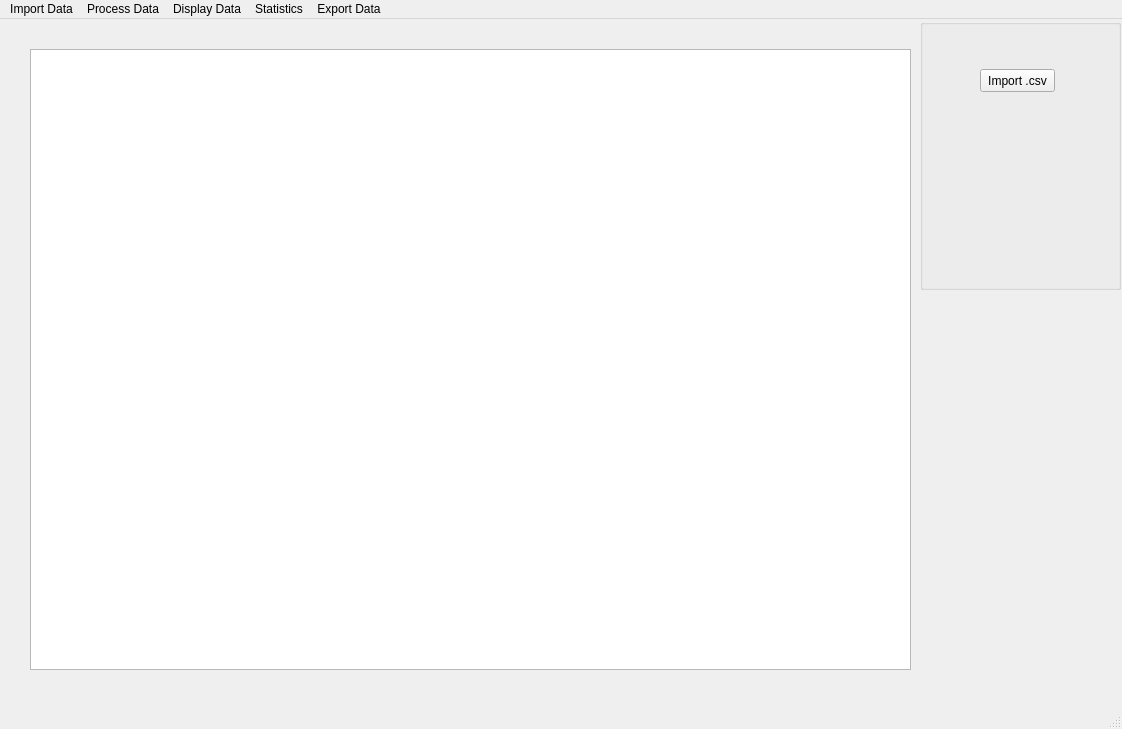
<?xml version="1.0" encoding="UTF-8"?>
<ui version="4.0">
 <class>MainWindow</class>
 <widget class="QMainWindow" name="MainWindow">
  <property name="geometry">
   <rect>
    <x>0</x>
    <y>0</y>
    <width>1122</width>
    <height>729</height>
   </rect>
  </property>
  <property name="windowTitle">
   <string>NIR Analysis</string>
  </property>
  <widget class="QWidget" name="centralwidget">
   <widget class="QGroupBox" name="groupBox">
    <property name="geometry">
     <rect>
      <x>920</x>
      <y>0</y>
      <width>201</width>
      <height>271</height>
     </rect>
    </property>
    <property name="title">
     <string/>
    </property>
    <widget class="QPushButton" name="import_csv_button">
     <property name="geometry">
      <rect>
       <x>60</x>
       <y>50</y>
       <width>75</width>
       <height>23</height>
      </rect>
     </property>
     <property name="text">
      <string>Import .csv</string>
     </property>
    </widget>
   </widget>
   <widget class="QTableView" name="tableView">
    <property name="geometry">
     <rect>
      <x>30</x>
      <y>30</y>
      <width>881</width>
      <height>621</height>
     </rect>
    </property>
   </widget>
  </widget>
  <widget class="QMenuBar" name="menubar">
   <property name="geometry">
    <rect>
     <x>0</x>
     <y>0</y>
     <width>1122</width>
     <height>21</height>
    </rect>
   </property>
   <widget class="QMenu" name="menuImport_Data">
    <property name="title">
     <string>Import Data</string>
    </property>
   </widget>
   <widget class="QMenu" name="menuProcess_Data">
    <property name="title">
     <string>Process Data</string>
    </property>
   </widget>
   <widget class="QMenu" name="menuDisplay_Data">
    <property name="title">
     <string>Display Data</string>
    </property>
   </widget>
   <widget class="QMenu" name="menuStatistics">
    <property name="title">
     <string>Statistics</string>
    </property>
   </widget>
   <widget class="QMenu" name="menuExport_Data">
    <property name="title">
     <string>Export Data</string>
    </property>
   </widget>
   <addaction name="menuImport_Data"/>
   <addaction name="menuProcess_Data"/>
   <addaction name="menuDisplay_Data"/>
   <addaction name="menuStatistics"/>
   <addaction name="menuExport_Data"/>
  </widget>
  <widget class="QStatusBar" name="statusbar"/>
 </widget>
 <resources/>
 <connections/>
</ui>
